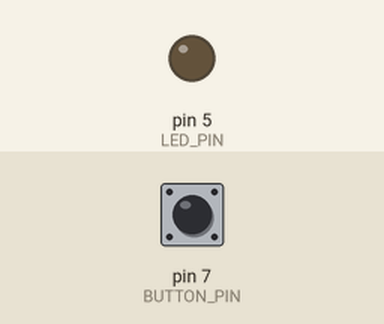
Simulated run of this sketch. Board: Arduino Uno, built with avr-gcc and run on an emulated ATmega328P. Parts: output pins drawn as LEDs (lit = HIGH). The test bench sets the inputs (shaded band); at power-on: pin 7 (BUTTON_PIN) HIGH.

Above: at 1.2 s.
1.3 s: pin 7 (BUTTON_PIN) pulled LOW for 0.15 s
At 2.5 s:
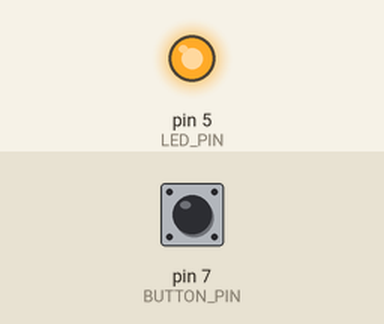
2.9 s: pin 7 (BUTTON_PIN) pulled LOW for 1 s
At 3.8 s:
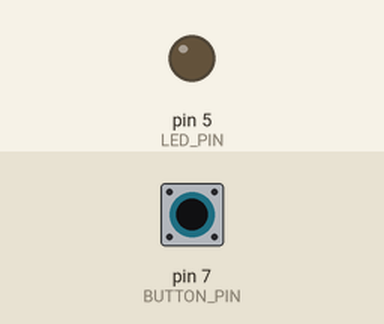
5.4 s: pin 7 (BUTTON_PIN) pulled LOW for 3.2 s
At 5.7 s:
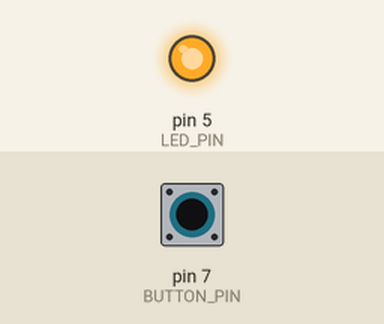
Timing chart, 0 to 8.4 s (numbered marks = the images above; inputs shaded):
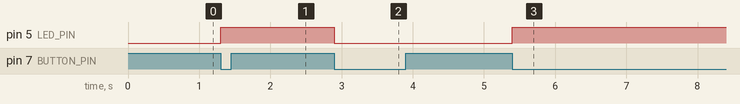

The sketch:

opdracht-2c.ino
```cpp
#define BUTTON_PIN 7
#define LED_PIN 5

byte lastButtonState = LOW;
byte ledState = LOW;

void setup() {
  pinMode(BUTTON_PIN, INPUT_PULLUP);
  pinMode(LED_PIN, OUTPUT);
}

void loop() {
  byte buttonState = digitalRead(BUTTON_PIN);
  if (buttonState != lastButtonState) {
    lastButtonState = buttonState;
    if (buttonState == LOW) {
      ledState = (ledState == HIGH) ? LOW: HIGH;
      digitalWrite(LED_PIN, ledState);
    }
  }
}
```

Measured:
- after the input at 1.3 s, pin 5 (LED_PIN): LOW → HIGH at once
- after the input at 2.9 s, pin 5 (LED_PIN): HIGH → LOW at once
- after the input at 5.4 s, pin 5 (LED_PIN): LOW → HIGH at once
